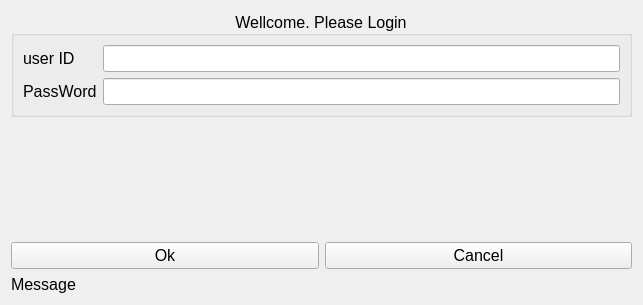
<?xml version="1.0" encoding="UTF-8"?>
<ui version="4.0">
 <class>w_LoginForm</class>
 <widget class="QWidget" name="w_LoginForm">
  <property name="geometry">
   <rect>
    <x>0</x>
    <y>0</y>
    <width>643</width>
    <height>305</height>
   </rect>
  </property>
  <property name="font">
   <font>
    <pointsize>12</pointsize>
   </font>
  </property>
  <property name="windowTitle">
   <string>Sample App</string>
  </property>
  <property name="windowIcon">
   <iconset resource="../Icons/Icons.qrc">
    <normaloff>:/Main/app_icon.ico</normaloff>:/Main/app_icon.ico</iconset>
  </property>
  <layout class="QGridLayout" name="gridLayout">
   <item row="2" column="1">
    <widget class="QPushButton" name="pb_cancel">
     <property name="text">
      <string>Cancel</string>
     </property>
     <property name="icon">
      <iconset resource="../Icons/Icons.qrc">
       <normaloff>:/Buttons/excel_btn.png</normaloff>:/Buttons/excel_btn.png</iconset>
     </property>
    </widget>
   </item>
   <item row="3" column="0" colspan="2">
    <widget class="QLabel" name="lb_Message">
     <property name="text">
      <string>Message</string>
     </property>
    </widget>
   </item>
   <item row="0" column="0" colspan="2">
    <widget class="QGroupBox" name="groupBox">
     <property name="title">
      <string>Wellcome. Please Login</string>
     </property>
     <property name="alignment">
      <set>Qt::AlignCenter</set>
     </property>
     <layout class="QFormLayout" name="formLayout">
      <item row="0" column="0">
       <widget class="QLabel" name="label">
        <property name="text">
         <string>user ID</string>
        </property>
       </widget>
      </item>
      <item row="0" column="1">
       <widget class="QLineEdit" name="le_user_id"/>
      </item>
      <item row="1" column="0">
       <widget class="QLabel" name="label_2">
        <property name="text">
         <string>PassWord</string>
        </property>
       </widget>
      </item>
      <item row="1" column="1">
       <widget class="QLineEdit" name="le_password">
        <property name="echoMode">
         <enum>QLineEdit::Password</enum>
        </property>
       </widget>
      </item>
     </layout>
    </widget>
   </item>
   <item row="1" column="0" colspan="2">
    <spacer name="verticalSpacer">
     <property name="orientation">
      <enum>Qt::Vertical</enum>
     </property>
     <property name="sizeHint" stdset="0">
      <size>
       <width>20</width>
       <height>40</height>
      </size>
     </property>
    </spacer>
   </item>
   <item row="2" column="0">
    <widget class="QPushButton" name="pb_Ok">
     <property name="text">
      <string>Ok</string>
     </property>
     <property name="icon">
      <iconset resource="../Icons/Icons.qrc">
       <normaloff>:/Buttons/canva_btn.png</normaloff>:/Buttons/canva_btn.png</iconset>
     </property>
    </widget>
   </item>
  </layout>
 </widget>
 <tabstops>
  <tabstop>le_user_id</tabstop>
  <tabstop>le_password</tabstop>
  <tabstop>pb_cancel</tabstop>
  <tabstop>pb_Ok</tabstop>
 </tabstops>
 <resources>
  <include location="../Icons/Icons.qrc"/>
 </resources>
 <connections/>
</ui>
